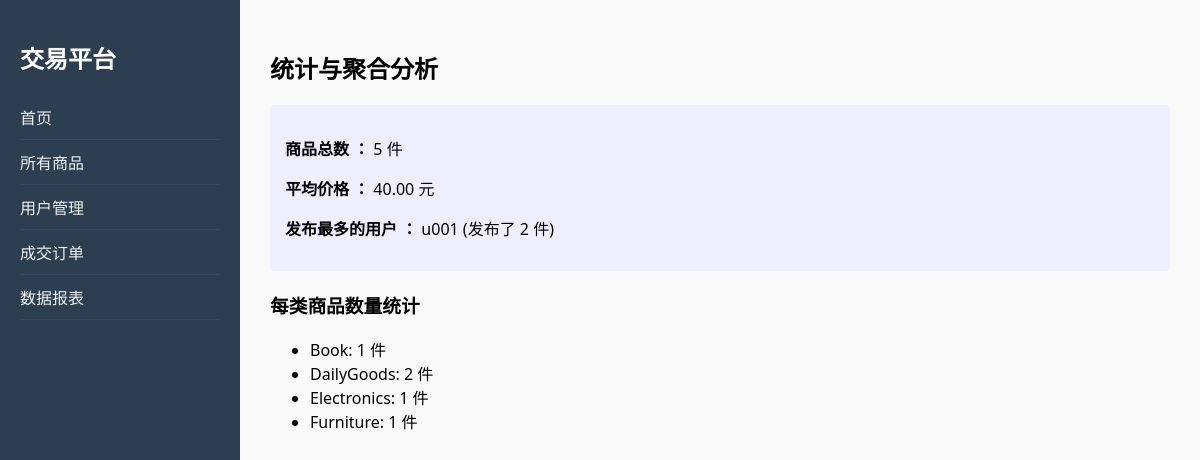
The page /queries on the database its author committed.
### tables this page shows
CREATE TABLE Item (
        item_id INTEGER PRIMARY KEY AUTOINCREMENT,
        item_name TEXT NOT NULL,
        category TEXT,
        price REAL,
        status INTEGER DEFAULT 0 CHECK(status IN (0, 1)),
        seller_id TEXT,
        FOREIGN KEY (seller_id) REFERENCES User(user_id)
    );

### app.py (the view)
@app.route('/queries')
def stats():
    conn = get_db_connection()
    total = conn.execute("SELECT COUNT(*) as c FROM Item").fetchone()['c']
    avg_res = conn.execute("SELECT AVG(price) as a FROM Item").fetchone()['a']
    avg = avg_res if avg_res else 0
    cats = conn.execute("SELECT category, COUNT(*) as c FROM Item GROUP BY category").fetchall()
    top = conn.execute("SELECT seller_id, COUNT(*) as c FROM Item GROUP BY seller_id ORDER BY c DESC LIMIT 1").fetchone()
    sold_details = conn.execute("""
        SELECT i.item_name, u.user_name FROM Item i
        JOIN Orders o ON i.item_id = o.item_id
        JOIN User u ON o.buyer_id = u.user_id
    """).fetchall()
    conn.close()
    return render_template('queries.html',
                           total_count=total,
                           avg_price=avg,
                           cat_counts=cats,
                           top_user=top,
                           sold_details=sold_details)

### app.py (called while the page is built)
def get_db_connection():
    conn = sqlite3.connect(DB_PATH)
    conn.row_factory = lambda cursor, row: dict(zip([col[0] for col in cursor.description], row))
    return conn

### templates/queries.html
{% extends "layout.html" %}
{% block content %}
<h2>统计与聚合分析 </h2>
<div style="background: #eef; padding: 15px; border-radius: 5px; margin-bottom: 20px;">
    <p><strong>商品总数 ：</strong> {{ total_count }} 件</p>
    <p><strong>平均价格 ：</strong> {{ "%.2f"|format(avg_price) }} 元</p>
    <p><strong>发布最多的用户 ：</strong> {{ top_user.seller_id }} (发布了 {{ top_user.c }} 件)</p>
</div>
<h3>每类商品数量统计 </h3>
<ul>
    {% for cat in cat_counts %}
    <li>{{ cat.category }}: {{ cat.c }} 件</li>
    {% endfor %}
</ul>
{% endblock %}

### templates/layout.html (style rules this page uses)
body { font-family: 'Segoe UI', sans-serif; margin: 0; display: flex; }

### rows shown on the page
Item: category "Book", c "1"
Item: category "Electronics", c "1"
Item: category "Furniture", c "1"

### other values the page prints
{{ total_count }} "5"
{{ "%.2f"|format(avg_price) }} "40.00"
{{ top_user.seller_id }} "u001"
{{ top_user.c }} "2"
{{ cat.category }} "DailyGoods"
{{ cat.c }} "2"
